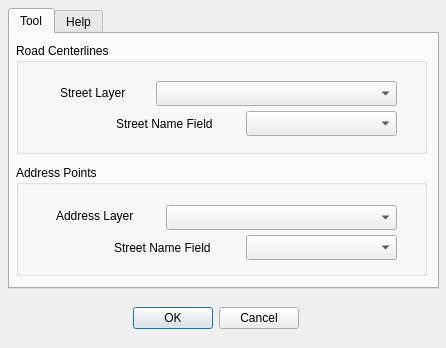
<?xml version="1.0" encoding="UTF-8"?>
<ui version="4.0">
 <class>FishboneDialog</class>
 <widget class="QDialog" name="FishboneDialog">
  <property name="geometry">
   <rect>
    <x>0</x>
    <y>0</y>
    <width>446</width>
    <height>348</height>
   </rect>
  </property>
  <property name="windowTitle">
   <string>Fishbone</string>
  </property>
  <widget class="QDialogButtonBox" name="buttonBox">
   <property name="geometry">
    <rect>
     <x>128</x>
     <y>302</y>
     <width>171</width>
     <height>32</height>
    </rect>
   </property>
   <property name="orientation">
    <enum>Qt::Horizontal</enum>
   </property>
   <property name="standardButtons">
    <set>QDialogButtonBox::Cancel|QDialogButtonBox::Ok</set>
   </property>
  </widget>
  <widget class="QTabWidget" name="tabWidget">
   <property name="geometry">
    <rect>
     <x>8</x>
     <y>8</y>
     <width>431</width>
     <height>281</height>
    </rect>
   </property>
   <property name="currentIndex">
    <number>0</number>
   </property>
   <widget class="QWidget" name="tab">
    <attribute name="title">
     <string>Tool</string>
    </attribute>
    <widget class="QLabel" name="label">
     <property name="geometry">
      <rect>
       <x>50</x>
       <y>50</y>
       <width>85</width>
       <height>17</height>
      </rect>
     </property>
     <property name="text">
      <string>Street Layer</string>
     </property>
    </widget>
    <widget class="QGroupBox" name="groupBox">
     <property name="geometry">
      <rect>
       <x>6</x>
       <y>131</y>
       <width>411</width>
       <height>111</height>
      </rect>
     </property>
     <property name="title">
      <string>Address Points</string>
     </property>
     <widget class="QComboBox" name="AddressStreetComboBox">
      <property name="geometry">
       <rect>
        <x>230</x>
        <y>70</y>
        <width>151</width>
        <height>25</height>
       </rect>
      </property>
     </widget>
     <widget class="QLabel" name="label_2">
      <property name="geometry">
       <rect>
        <x>40</x>
        <y>42</y>
        <width>101</width>
        <height>17</height>
       </rect>
      </property>
      <property name="text">
       <string>Address Layer</string>
      </property>
     </widget>
     <widget class="QLabel" name="label_4">
      <property name="geometry">
       <rect>
        <x>98</x>
        <y>74</y>
        <width>124</width>
        <height>17</height>
       </rect>
      </property>
      <property name="text">
       <string>Street Name Field</string>
      </property>
     </widget>
     <widget class="QComboBox" name="AddressComboBox">
      <property name="geometry">
       <rect>
        <x>150</x>
        <y>40</y>
        <width>231</width>
        <height>25</height>
       </rect>
      </property>
     </widget>
    </widget>
    <widget class="QGroupBox" name="groupBox_2">
     <property name="geometry">
      <rect>
       <x>6</x>
       <y>9</y>
       <width>411</width>
       <height>111</height>
      </rect>
     </property>
     <property name="title">
      <string>Road Centerlines</string>
     </property>
     <widget class="QComboBox" name="StreetComboBox">
      <property name="geometry">
       <rect>
        <x>140</x>
        <y>38</y>
        <width>241</width>
        <height>25</height>
       </rect>
      </property>
     </widget>
     <widget class="QLabel" name="label_3">
      <property name="geometry">
       <rect>
        <x>100</x>
        <y>72</y>
        <width>123</width>
        <height>17</height>
       </rect>
      </property>
      <property name="text">
       <string>Street Name Field</string>
      </property>
     </widget>
     <widget class="QComboBox" name="StreetStreetComboBox">
      <property name="geometry">
       <rect>
        <x>230</x>
        <y>68</y>
        <width>151</width>
        <height>25</height>
       </rect>
      </property>
     </widget>
    </widget>
    <zorder>groupBox</zorder>
    <zorder>groupBox_2</zorder>
    <zorder>label</zorder>
   </widget>
   <widget class="QWidget" name="tab_2">
    <attribute name="title">
     <string>Help</string>
    </attribute>
    <widget class="QLabel" name="label_6">
     <property name="geometry">
      <rect>
       <x>0</x>
       <y>140</y>
       <width>431</width>
       <height>41</height>
      </rect>
     </property>
     <property name="text">
      <string>***Road Centerline***: This is a multiline featureclass that contains the road or street name eg. &quot;Elm&quot; for Elm Street.</string>
     </property>
     <property name="textFormat">
      <enum>Qt::MarkdownText</enum>
     </property>
     <property name="wordWrap">
      <bool>true</bool>
     </property>
    </widget>
    <widget class="QLabel" name="label_8">
     <property name="geometry">
      <rect>
       <x>0</x>
       <y>180</y>
       <width>421</width>
       <height>41</height>
      </rect>
     </property>
     <property name="text">
      <string>***Address Points***: This is a point featureclass that contains the road or street name eg. &quot;Elm&quot; for Elm Street.</string>
     </property>
     <property name="textFormat">
      <enum>Qt::MarkdownText</enum>
     </property>
     <property name="wordWrap">
      <bool>true</bool>
     </property>
    </widget>
    <widget class="QLabel" name="label_9">
     <property name="geometry">
      <rect>
       <x>0</x>
       <y>220</y>
       <width>361</width>
       <height>31</height>
      </rect>
     </property>
     <property name="text">
      <string>The tool will use the street name to join the 2 layers.</string>
     </property>
     <property name="textFormat">
      <enum>Qt::MarkdownText</enum>
     </property>
     <property name="wordWrap">
      <bool>true</bool>
     </property>
    </widget>
    <widget class="QLabel" name="label_5">
     <property name="geometry">
      <rect>
       <x>10</x>
       <y>10</y>
       <width>411</width>
       <height>131</height>
      </rect>
     </property>
     <property name="text">
      <string>This tool is designed to create a visual representation of connections between address points and their nearest street segments based on a shared street name. By selecting an address layer and a street layer, the tool generates lines linking each address to the closest street segment. This helps in visualizing spatial adress relationships.</string>
     </property>
     <property name="wordWrap">
      <bool>true</bool>
     </property>
    </widget>
   </widget>
  </widget>
 </widget>
 <resources/>
 <connections>
  <connection>
   <sender>buttonBox</sender>
   <signal>accepted()</signal>
   <receiver>FishboneDialog</receiver>
   <slot>accept()</slot>
   <hints>
    <hint type="sourcelabel">
     <x>248</x>
     <y>254</y>
    </hint>
    <hint type="destinationlabel">
     <x>157</x>
     <y>274</y>
    </hint>
   </hints>
  </connection>
  <connection>
   <sender>buttonBox</sender>
   <signal>rejected()</signal>
   <receiver>FishboneDialog</receiver>
   <slot>reject()</slot>
   <hints>
    <hint type="sourcelabel">
     <x>316</x>
     <y>260</y>
    </hint>
    <hint type="destinationlabel">
     <x>286</x>
     <y>274</y>
    </hint>
   </hints>
  </connection>
 </connections>
</ui>
